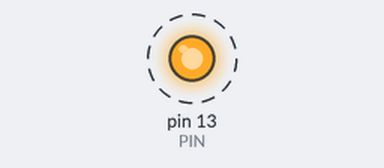
A sketch run on a simulated Arduino Uno, built with avr-gcc and run on an emulated ATmega328P. On the bench: output pins drawn as LEDs (lit = HIGH). Dashed ring = blinking. What the sketch prints to the serial monitor is not drawn.

Above: at 0.5 s.
Timing chart, 0 to 4.6 s (numbered marks = the images above):
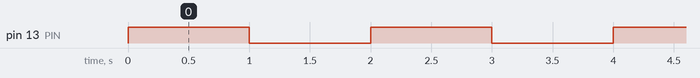

Measured:
- by itself, pin 13 (PIN): alternates HIGH for 1.0 s and LOW for 1.0 s

The sketch:

myBlink.ino
```cpp
/**
 * myBlink
 *
 * This programme is a basic blink programme which I use to check connection to
 * new devices. It is also a test mule for working out how to develop Arduino
 * programs on GitHub.
 * @author  David Argles, d.argles@gmx.com
 * @version 2021-03-18@14:30h
 */

// Global declarations go here
#define PIN     LED_BUILTIN                       // Output pin
#define PERIOD  1000                              // Time between changes in mS
#define BANNER  "\nProgram: myBlink, 18-03-2021"  // Splashscreen

// the setup function runs once when you press reset or power the board
void setup() {
  // initialize digital pin LED_BUILTIN as an output.
  pinMode(PIN, OUTPUT);
  // Initialise serial output and declare program name
  Serial.begin(115200);
  Serial.println(BANNER);
}

// the loop function runs over and over again forever
void loop() {
  digitalWrite(PIN, digitalRead(PIN)^1);  // flip the LED output
  delay(PERIOD);                          // wait awhile
}
```
